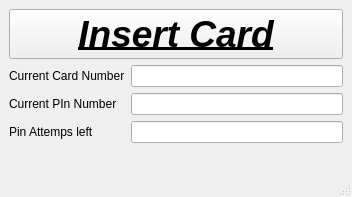
<?xml version="1.0" encoding="UTF-8"?>
<ui version="4.0">
 <class>MainWindow</class>
 <widget class="QMainWindow" name="MainWindow">
  <property name="geometry">
   <rect>
    <x>0</x>
    <y>0</y>
    <width>352</width>
    <height>197</height>
   </rect>
  </property>
  <property name="windowTitle">
   <string>MainWindow</string>
  </property>
  <widget class="QWidget" name="centralwidget">
   <layout class="QHBoxLayout" name="horizontalLayout">
    <item>
     <layout class="QVBoxLayout" name="verticalLayout">
      <item>
       <widget class="QPushButton" name="nappi1">
        <property name="font">
         <font>
          <pointsize>28</pointsize>
          <italic>true</italic>
          <bold>true</bold>
          <underline>true</underline>
         </font>
        </property>
        <property name="text">
         <string>Insert Card</string>
        </property>
       </widget>
      </item>
      <item>
       <layout class="QFormLayout" name="formLayout">
        <item row="0" column="0">
         <widget class="QLabel" name="label">
          <property name="text">
           <string>Current Card Number</string>
          </property>
         </widget>
        </item>
        <item row="0" column="1">
         <widget class="QLineEdit" name="CurrentCardNumLineEdit"/>
        </item>
        <item row="1" column="0">
         <widget class="QLabel" name="label_2">
          <property name="text">
           <string>Current PIn Number</string>
          </property>
         </widget>
        </item>
        <item row="1" column="1">
         <widget class="QLineEdit" name="CurrentPinNumLineEdit"/>
        </item>
        <item row="2" column="0">
         <widget class="QLabel" name="label_3">
          <property name="text">
           <string>Pin Attemps left</string>
          </property>
         </widget>
        </item>
        <item row="2" column="1">
         <widget class="QLineEdit" name="PinAttemptLIneEdit"/>
        </item>
       </layout>
      </item>
     </layout>
    </item>
   </layout>
  </widget>
  <widget class="QMenuBar" name="menubar">
   <property name="geometry">
    <rect>
     <x>0</x>
     <y>0</y>
     <width>352</width>
     <height>17</height>
    </rect>
   </property>
  </widget>
  <widget class="QStatusBar" name="statusbar"/>
 </widget>
 <resources/>
 <connections/>
</ui>
